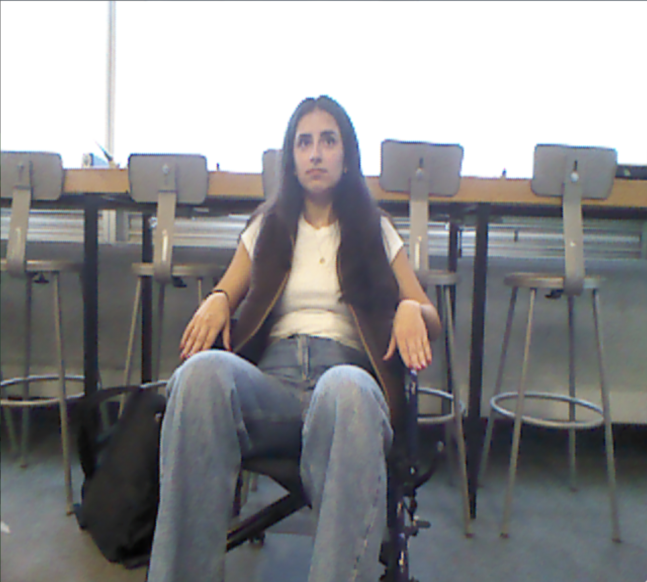
#> input picture image-segmentation/images/sub-002/rgb2.png, 1294 x 1164 px (shown at 1/2 size)
$ jupyter execute image-stiching-test.ipynb
#> lines starting #> are read from the running program, lines starting #| are printed output that depends on the picture
[cell 1]
import cv2
import numpy as np
import matplotlib.pyplot as plt

[cell 2]
image2 = './images/sub-002/rgb1.png'
depth1 = './images/sub-002/depth1.png'
image1 = './images/sub-002/rgb2.png'
depth2 = './images/sub-002/depth2.png'

[cell 3]
# load images
img1 = cv2.imread(image1)
#> img1 is the input picture: shape (1164, 1294, 3); mean B, G, R 142.4, 140.9, 140.9
img2 = cv2.imread(image2)
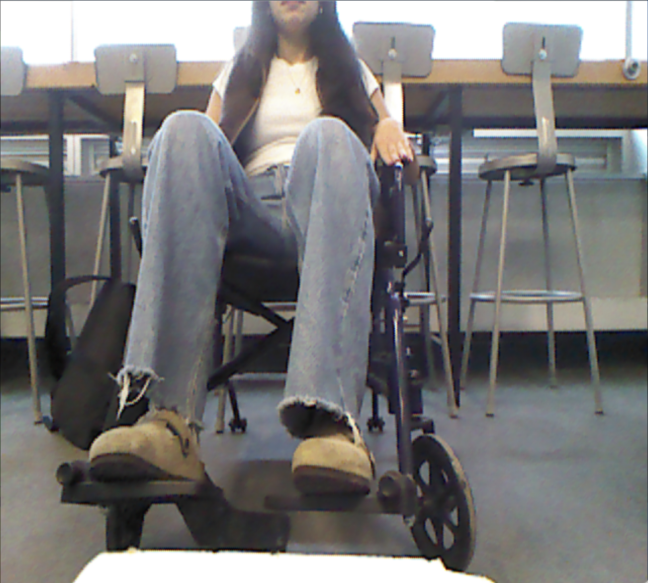
#> input picture image-segmentation/images/sub-002/rgb1.png, 1296 x 1166 px (shown at 1/2 size)
#> img2 is the input picture: shape (1166, 1296, 3); mean B, G, R 119.7, 119.7, 120.7

# convert to greyscale
g1 = cv2.cvtColor(img1, cv2.COLOR_BGR2GRAY)
g2 = cv2.cvtColor(img2, cv2.COLOR_BGR2GRAY)

[cell 4]
# display greyscale images

fig, axes = plt.subplots(1, 2, figsize=(10, 5))
axes[0].imshow(img1)
axes[0].set_title("Upper Body")
axes[0].axis("off")

axes[1].imshow(img2)
axes[1].set_title("Lower Body")
axes[1].axis("off")

plt.show()
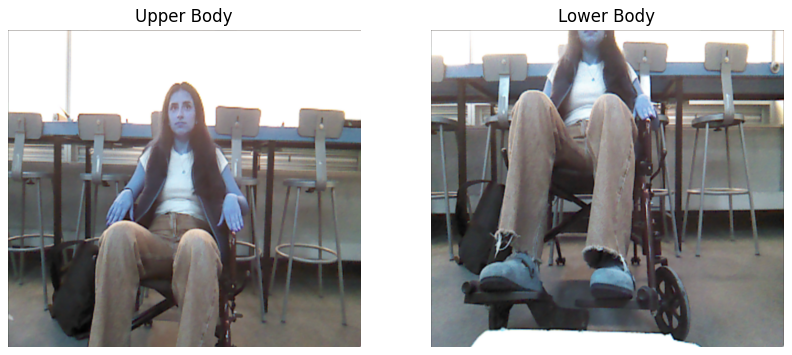
#> figure drawn by matplotlib, 2 panels; B, G, R data is drawn as R, G, B

[cell 5]
if img1.shape[1] != img2.shape[1]:
    new_width = min(img1.shape[1], img2.shape[1])
#> new_width = 1294
    upper = cv2.resize(img1, (new_width, int(img1.shape[0] * new_width / img1.shape[1])))
    lower = cv2.resize(img2, (new_width, int(img2.shape[0] * new_width / img2.shape[1])))

[cell 6]
# Rotate 90 degrees counterclockwise
img1_rot = cv2.rotate(upper, cv2.ROTATE_90_COUNTERCLOCKWISE)
img2_rot = cv2.rotate(lower, cv2.ROTATE_90_COUNTERCLOCKWISE)
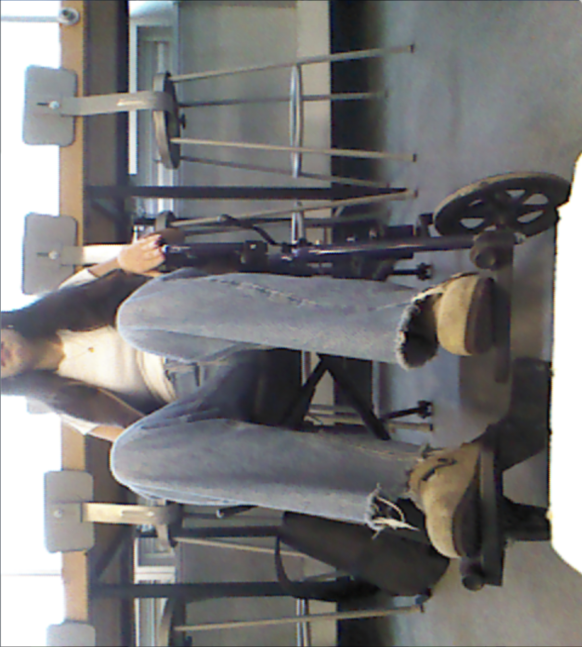
#> img2_rot: shape (1294, 1164, 3) (shown at 1/2 size); mean B, G, R 119.6, 119.6, 120.6

plt.figure(figsize=(6,8))
plt.subplot(1,2,1)
plt.imshow(img1_rot)
plt.title("Upper Rotated")
plt.axis("off")

# Optional: show rotated images
plt.subplot(1,2,2)
plt.imshow(img2_rot)
plt.title("Lower Rotated")
plt.axis("off")
plt.show()
#> figure, not shown here; B, G, R data is drawn as R, G, B

[cell 7]
# orb method
orb = cv2.ORB_create(5000)

# Find keypoints and descriptors
kp1, des1 = orb.detectAndCompute(img1_rot, None)
#> kp1 = 3015 keypoints; strongest (x, y, size): (695, 846, 111.1), (692, 867, 111.1), (693, 866, 92.6), (688, 838, 111.1)
kp2, des2 = orb.detectAndCompute(img2_rot, None)
#> kp2 = 3747 keypoints; strongest (x, y, size): (803, 1042, 92.6), (1116, 418, 44.6), (261, 343, 77.1), (272, 1157, 111.1)

# ORB uses Hamming
# this is brute force matching
bf = cv2.BFMatcher(cv2.NORM_HAMMING, crossCheck=True)
matches = bf.match(des1, des2)
#> matches = 836 matches
matches = sorted(matches, key=lambda x: x.distance)

# select good matches and compute homography
good_matches = matches[:int(len(matches)*0.4)]  # top 40%
#> good_matches = 334 matches
pts1 = np.float32([kp1[m.queryIdx].pt for m in good_matches]).reshape(-1,1,2)
#> pts1 = 334 rows, first 8: [298.9, 63.94], [511.5, 791.4], [508, 346.3], [354.2, 233.3], [848.2, 67.68], [303.8, 59.04], [480.1, 1092.9], [352.3, 229.9]
pts2 = np.float32([kp2[m.trainIdx].pt for m in good_matches]).reshape(-1,1,2)
#> pts2 = 334 rows, first 8: [89.86, 946.9], [193.2, 849.6], [342.1, 400.2], [115.2, 295.2], [662.4, 105.1], [60.48, 425.1], [340.4, 367.3], [113.5, 292.6]

H, mask = cv2.findHomography(pts2, pts1, cv2.RANSAC, 5.0)
#> H = [[0.396, 0.0521, 287.2], [-0.156, 1.04, -61.13], [-0.00058, 0.00018, 1]]; mask = 334 values, max 1 at index 2, min 0 at index 0, mean 0.0928

# warp lower image into upper image
h1, w1 = img1_rot.shape[:2]
#> h1 = 1294; w1 = 1164
h2, w2 = img2_rot.shape[:2]
#> h2 = 1294; w2 = 1164

# Compute size for horizontal matching
corners_lower = np.float32([[0,0],[0,h2],[w2,h2],[w2,0]]).reshape(-1,1,2)
warped_corners = cv2.perspectiveTransform(corners_lower, H)
#> warped_corners = [[287.2, -61.13], [287.7, 1047.5], [1463.4, 1991.5], [2302.6, -745.3]]
all_corners = np.concatenate((np.float32([[0,0],[0,h1],[w1,h1],[w1,0]]).reshape(-1,1,2),
                              warped_corners), axis=0)
#> all_corners = [[0, 0], [0, 1294], [1164, 1294], [1164, 0], [287.2, -61.13], [287.7, 1047.5], [1463.4, 1991.5], [2302.6, -745.3]]
[xmin, ymin] = np.int32(all_corners.min(axis=0).ravel())
#> xmin = 0; ymin = -745
[xmax, ymax] = np.int32(all_corners.max(axis=0).ravel())
#> xmax = 2302; ymax = 1991
trans = [-xmin, -ymin]
#> trans = [0, 745]
H_trans = np.array([[1,0,trans[0]],[0,1,trans[1]],[0,0,1]])
#> H_trans = [[1, 0, 0], [0, 1, 745], [0, 0, 1]]

result = cv2.warpPerspective(img2_rot, H_trans.dot(H), (xmax-xmin, ymax-ymin))
result[trans[1]:trans[1]+h1, trans[0]:trans[0]+w1] = img1_rot
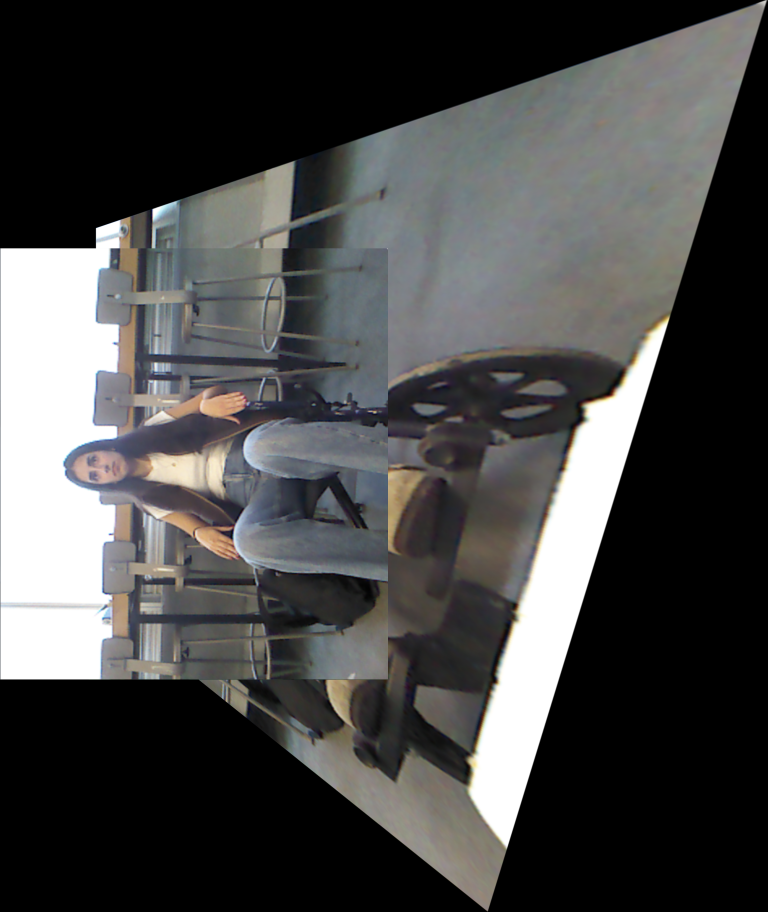
#> result: shape (2736, 2302, 3) (shown at 1/3 size); mean B, G, R 71.8, 72.3, 72.4

# smooth overlap
overlap = 30
for y in range(trans[1], trans[1]+overlap):
    alpha = (y - trans[1]) / overlap
    result[y, trans[0]:trans[0]+w1] = (alpha*img1_rot[y-trans[1]] + (1-alpha)*result[y, trans[0]:trans[0]+w1]).astype(np.uint8)
#> this loop made 30 passes
#> alpha on passes 1 to 12: 0, 0.0333, 0.0667, 0.1, 0.133, 0.167, 0.2, 0.233, 0.267, 0.3, 0.333, 0.367

[cell 8]
plt.figure(figsize=(6,10))
plt.imshow(cv2.cvtColor(result, cv2.COLOR_BGR2RGB))
plt.axis("off")
plt.title("Manually Stitched Result")
plt.show()

cv2.imwrite("stitched_manual.jpg", result)
#> Out = True

[cell 9]
# sticher class does not work well for people - cant find enough features

stitcher = cv2.Stitcher_create()
status, stitched = stitcher.stitch([img2_rot, img1_rot])
#> status = 1

if status == cv2.Stitcher_OK:
    print("Stitching successful!")
    plt.figure(figsize=(8,8))
    plt.imshow(cv2.cvtColor(stitched, cv2.COLOR_BGR2RGB))
    plt.axis("off")
    plt.title("Stitched Result")
    plt.show()
else:
    print("Stitching failed. Error code:", status)
#| Stitching failed. Error code: 1

[cell 10]
# Create SIFT detector
sift = cv2.SIFT_create()

# Detect keypoints and descriptors
kp1, des1 = sift.detectAndCompute(img1_rot, None)
#> kp1 = 1028 keypoints; strongest (x, y, size): (331, 858, 4.3), (1124, 491, 6), (689, 859, 16.1), (329, 553, 31.2)
kp2, des2 = sift.detectAndCompute(img2_rot, None)
#> kp2 = 1382 keypoints; strongest (x, y, size): (786, 1046, 12), (265, 338, 12), (189, 712, 75.5), (327, 497, 6.4)

# Use FLANN based matcher
FLANN_INDEX_KDTREE = 1
index_params = dict(algorithm=FLANN_INDEX_KDTREE, trees=5)
search_params = dict(checks=50)
flann = cv2.FlannBasedMatcher(index_params, search_params)

matches = flann.knnMatch(des1, des2, k=2)
#> matches = 1028 matches

# Ratio test (Lowe's ratio)
good_matches = []
for m, n in matches:
    if m.distance < 0.75 * n.distance:
        good_matches.append(m)
#> after the loop, good_matches = 65 matches

print(f"Found {len(good_matches)} good matches")
#| Found 65 good matches

if len(good_matches) < 8:
    raise RuntimeError("Not enough good matches to compute homography")

# Draw top matches (optional for debugging)
img_matches = cv2.drawMatches(img1_rot, kp1, img2_rot, kp2, good_matches[:20], None, flags=cv2.DrawMatchesFlags_NOT_DRAW_SINGLE_POINTS)
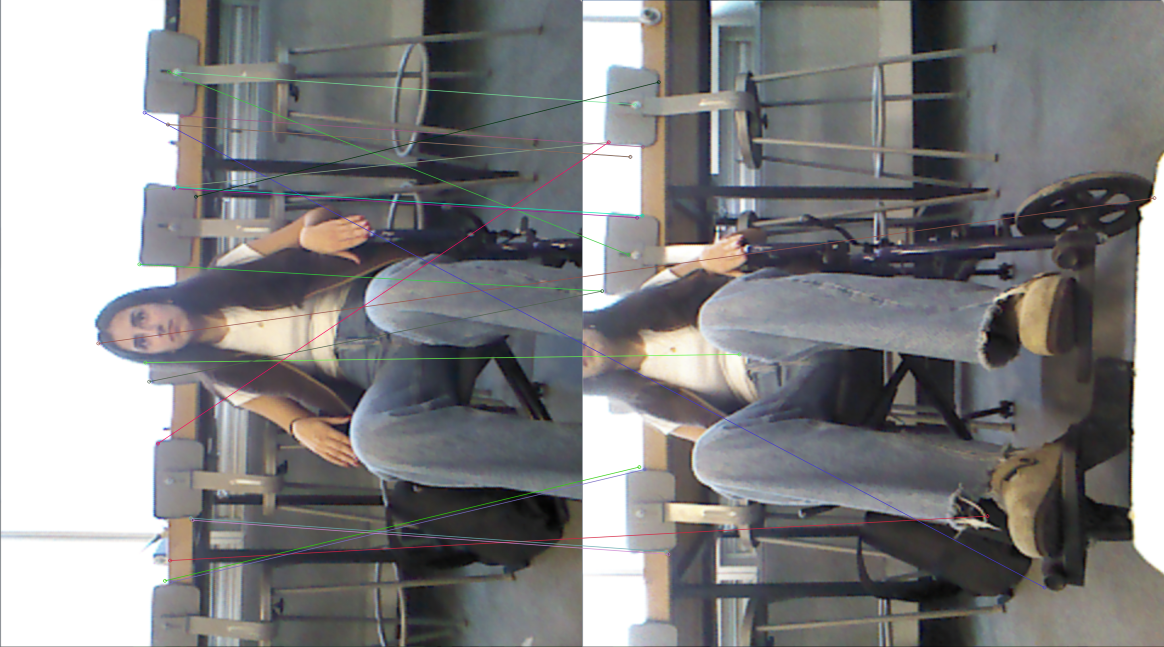
#> img_matches: shape (1294, 2328, 3) (shown at 1/2 size); mean B, G, R 131, 130.4, 130.8
plt.figure(figsize=(12,6))
plt.imshow(cv2.cvtColor(img_matches, cv2.COLOR_BGR2RGB))
plt.title("Top SIFT Matches")
plt.axis("off")
plt.show()

# Extract matched points
pts1 = np.float32([kp1[m.queryIdx].pt for m in good_matches]).reshape(-1,1,2)
#> pts1 = 65 rows, first 8: [196.1, 686.4], [278.3, 528.3], [288.7, 224.8], [290.2, 724.6], [291.2, 379.1], [297.9, 762.8], [315.4, 886.6], [329.3, 1161.2]
pts2 = np.float32([kp2[m.trainIdx].pt for m in good_matches]).reshape(-1,1,2)
#> pts2 = 65 rows, first 8: [1144.4, 395.7], [39.91, 581.8], [924.5, 1174.5], [314.5, 708.3], [52.95, 284.1], [39.91, 581.8], [52.95, 284.1], [114.3, 933.7]

# Compute homography using RANSAC
H, mask = cv2.findHomography(pts2, pts1, cv2.RANSAC, 5.0)
#> H = [[1, -0.037, 258.5], [0.065, 1.05, -80.54], [0.000128, 5.69e-06, 1]]; mask = 65 values, max 1 at index 1, min 0 at index 0, mean 0.231

# Warp lower image onto upper image coordinates
h1, w1 = img1_rot.shape[:2]
h2, w2 = img2_rot.shape[:2]

# Corners of both images
corners_upper = np.float32([[0,0],[0,h1],[w1,h1],[w1,0]]).reshape(-1,1,2)
corners_lower = np.float32([[0,0],[0,h2],[w2,h2],[w2,0]]).reshape(-1,1,2)

# Warp lower corners to upper image coordinate system
warped_corners_lower = cv2.perspectiveTransform(corners_lower, H)
#> warped_corners_lower = [[258.5, -80.54], [209.2, 1268], [1192.9, 1169.5], [1242.1, -4.21]]

# Combine all corners to get the full bounding box
all_corners = np.concatenate((corners_upper, warped_corners_lower), axis=0)
#> all_corners = [[0, 0], [0, 1294], [1164, 1294], [1164, 0], [258.5, -80.54], [209.2, 1268], [1192.9, 1169.5], [1242.1, -4.21]]
[xmin, ymin] = np.int32(all_corners.min(axis=0).ravel() - 0.5)
#> ymin = -81
[xmax, ymax] = np.int32(all_corners.max(axis=0).ravel() + 0.5)
#> xmax = 1242; ymax = 1294
trans = [-xmin, -ymin]  # shift everything so coordinates are positive
#> trans = [0, 81]
H_trans = np.array([[1,0,trans[0]],
                    [0,1,trans[1]],
                    [0,0,1]])
#> H_trans = [[1, 0, 0], [0, 1, 81], [0, 0, 1]]

# Warp the lower image
result = cv2.warpPerspective(img1_rot, H_trans.dot(H), (xmax-xmin, ymax-ymin))
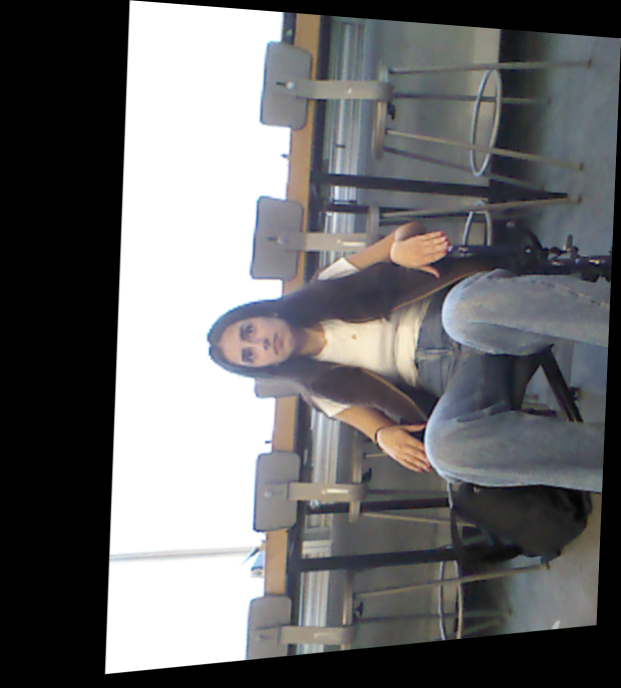
#> result: shape (1375, 1242, 3) (shown at 1/2 size); mean B, G, R 108.6, 107.6, 107.7

# Paste upper image in the correct location
result[trans[1]:trans[1]+h1, trans[0]:trans[0]+w1] = img2_rot
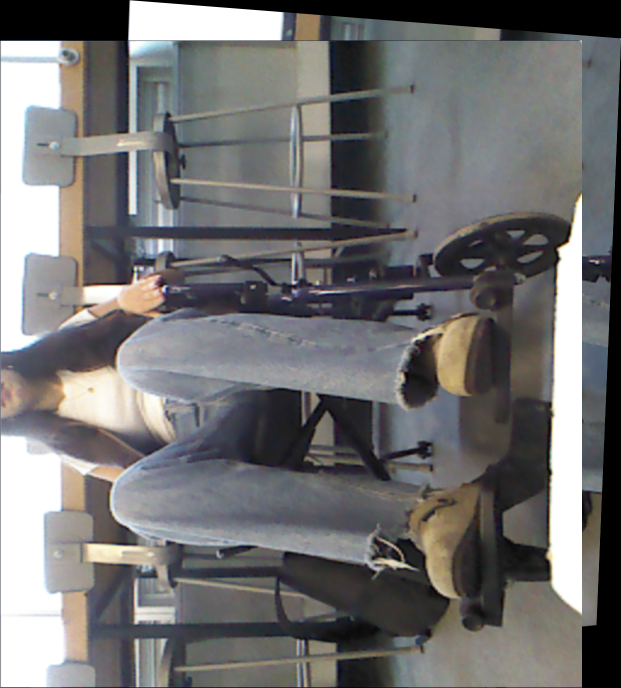
#> result: shape (1375, 1242, 3) (shown at 1/2 size); mean B, G, R 113.7, 113.6, 114.2

[cell 11]
plt.figure(figsize=(6,10))
plt.imshow(cv2.cvtColor(result, cv2.COLOR_BGR2RGB))
plt.axis("off")
plt.title("SIFT Stitched Result")
plt.show()

cv2.imwrite("stitched_sift.jpg", result)
#> Out = True

[cell 12]
import cv2
import numpy as np
import matplotlib.pyplot as plt

image2 = './images/sub-002/rgb1.png'
depth1 = './images/sub-002/depth1.png'
image1 = './images/sub-002/rgb2.png'
depth2 = './images/sub-002/depth2.png'

# Load and rotate images
img_upper = cv2.imread(image1)
img_lower = cv2.imread(image2)
img_upper = cv2.rotate(img_upper, cv2.ROTATE_90_COUNTERCLOCKWISE)
img_lower = cv2.rotate(img_lower, cv2.ROTATE_90_COUNTERCLOCKWISE)

# Convert to grayscale
gray_upper = cv2.cvtColor(img_upper, cv2.COLOR_BGR2GRAY)
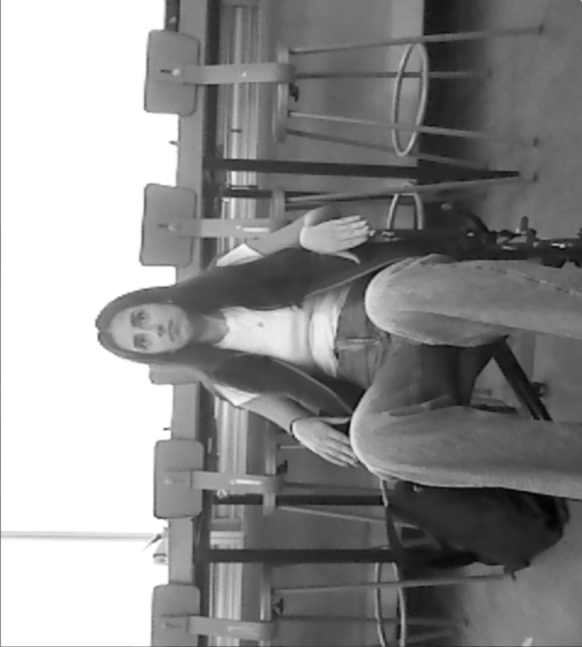
#> gray_upper: shape (1294, 1164) (shown at 1/2 size); min 1, max 255, mean 141.1
gray_lower = cv2.cvtColor(img_lower, cv2.COLOR_BGR2GRAY)
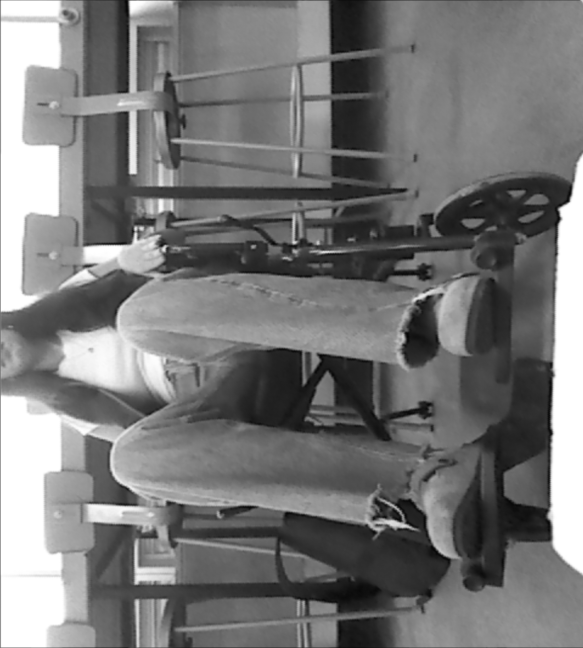
#> gray_lower: shape (1296, 1166) (shown at 1/2 size); min 4, max 255, mean 120

# --- Step 1: Detect SIFT keypoints and descriptors ---
sift = cv2.SIFT_create()
kp1, des1 = sift.detectAndCompute(gray_upper, None)
kp2, des2 = sift.detectAndCompute(gray_lower, None)
#> kp2 = 1436 keypoints; strongest (x, y, size): (787, 1047, 12), (265, 339, 12.1), (328, 498, 6.4), (190, 713, 75.8)

# --- Step 2: Match features with FLANN + ratio test ---
FLANN_INDEX_KDTREE = 1
index_params = dict(algorithm=FLANN_INDEX_KDTREE, trees=5)
search_params = dict(checks=50)
flann = cv2.FlannBasedMatcher(index_params, search_params)
matches = flann.knnMatch(des1, des2, k=2)

good_matches = []
for m, n in matches:
    if m.distance < 0.75*n.distance:
        good_matches.append(m)
#> after the loop, good_matches = 73 matches

if len(good_matches) < 8:
    raise RuntimeError("Not enough good matches")

# --- Step 3: Compute homography ---
pts_upper = np.float32([kp1[m.queryIdx].pt for m in good_matches]).reshape(-1,1,2)
#> pts_upper = 73 rows, first 8: [196.1, 686.4], [212.3, 678.3], [249.2, 592.1], [249.7, 584.7], [286.7, 527.8], [288.7, 224.8], [290.2, 724.6], [291.2, 379.1]
pts_lower = np.float32([kp2[m.trainIdx].pt for m in good_matches]).reshape(-1,1,2)
#> pts_lower = 73 rows, first 8: [1146.4, 396.2], [53.06, 284.8], [91.26, 432.1], [1118.5, 568.3], [53.06, 284.8], [926.1, 1176.4], [315.1, 709.4], [53.06, 284.8]
H, mask = cv2.findHomography(pts_lower, pts_upper, cv2.RANSAC, 5.0)
#> H = [[1.06, -0.0543, 240.9], [-0.0959, 0.882, -23.11], [0.000182, -0.000176, 1]]; mask = 73 values, max 1 at index 10, min 0 at index 0, mean 0.151

# --- Step 4: Warp lower body image ---
h1, w1 = img_upper.shape[:2]
h2, w2 = img_lower.shape[:2]
#> h2 = 1296; w2 = 1166

corners_lower = np.float32([[0,0],[0,h2],[w2,h2],[w2,0]]).reshape(-1,1,2)
warped_corners = cv2.perspectiveTransform(corners_lower, H)
#> warped_corners = [[240.9, -23.11], [220.9, 1450.4], [1430.6, 1024.2], [1219.3, -111.3]]
all_corners = np.concatenate((np.float32([[0,0],[0,h1],[w1,h1],[w1,0]]).reshape(-1,1,2), warped_corners), axis=0)
#> all_corners = [[0, 0], [0, 1294], [1164, 1294], [1164, 0], [240.9, -23.11], [220.9, 1450.4], [1430.6, 1024.2], [1219.3, -111.3]]

[xmin, ymin] = np.int32(all_corners.min(axis=0).ravel() - 0.5)
#> ymin = -111
[xmax, ymax] = np.int32(all_corners.max(axis=0).ravel() + 0.5)
#> xmax = 1431; ymax = 1450
trans = [-xmin, -ymin]
#> trans = [0, 111]
H_trans = np.array([[1,0,trans[0]],[0,1,trans[1]],[0,0,1]])
#> H_trans = [[1, 0, 0], [0, 1, 111], [0, 0, 1]]

result = cv2.warpPerspective(img_lower, H_trans.dot(H), (xmax-xmin, ymax-ymin))
#> result: shape (1561, 1431, 3)

# --- Step 5: Overlay only the head of the upper body ---
head_height = int(h1 * 0.25)  # adjust this fraction to include just the head
#> head_height = 323
result[trans[1]:trans[1]+head_height, trans[0]:trans[0]+w1] = img_upper[:head_height, :, :]
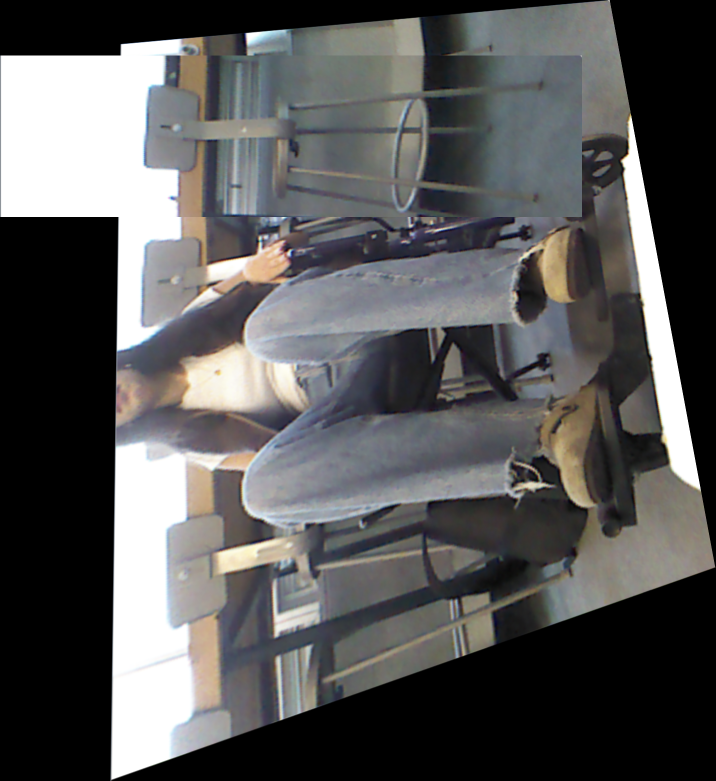
#> result: shape (1561, 1431, 3) (shown at 1/2 size); mean B, G, R 88.6, 88.6, 89

# --- Step 6: Show result ---
plt.figure(figsize=(6,10))
plt.imshow(cv2.cvtColor(result, cv2.COLOR_BGR2RGB))
plt.axis("off")
plt.title("Stitched Upper Head + Full Lower Body")
plt.show()

cv2.imwrite("full_lower_stitched.jpg", result)
#> Out = True
